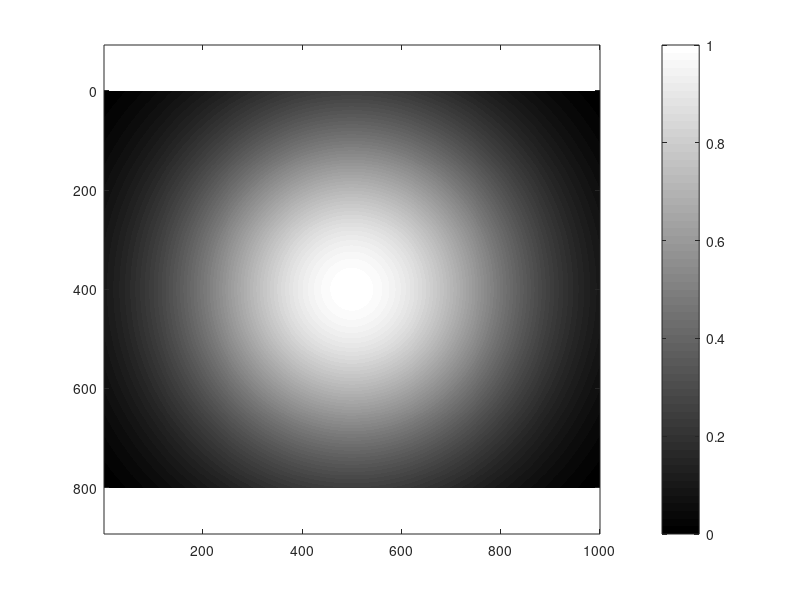

Recreate this plot in MATLAB.
% Color_density_velocity

clear
clc

size_i = 800; % pixels
size_j = 1000; % pixels

color_0 = 0.5;
sigma = 250; % 180

% Set center point:
c1_j = ceil(size_j/2);
c1_i = ceil(size_i/2);

array0 = zeros(size_i,size_j);
array0(c1_i, c1_j) = 1;

array1 = imgaussfilt(array0, sigma, 'Padding', 'replicate');

min_array1 = min(array1(:));
max_array1 = max(array1(:));

norm_array1 = (array1 - min_array1)/(max_array1 - min_array1);
% norm_array2 = 1 - norm_array1;
norm_array2 = norm_array1;

[grad_x, grad_y] = gradient(norm_array2);
% 
%%

j_front_t0 = 100:1:900;
i_front_t0 = 1*ones(size(j_front_t0));

j_front_t = j_front_t0;
i_front_t = i_front_t0;

% Plot
figure(7)
clf
% subplot(3,1,1:2)
imagesc(norm_array2)
hold on
colormap(gray)
colorbar
caxis([0 1])
axis equal
axis tight

delta_t = 1; % 1.0

front_mask_linind = ...
    sub2ind([size_i, size_j], i_front_t0, j_front_t0); 

speed_factor = 1;
speed_data = speed_factor*norm_array2(front_mask_linind);

V_x = speed_factor*grad_x(front_mask_linind);
V_y = speed_factor*grad_y(front_mask_linind);
V_factor = 150;
%V_factor
%%
for t = 1:1000 % 700
%     
%     i_front_t = 1*(i_front_t + speed_data*delta_t);
%     j_front_t = 1*(j_front_t + speed_data*delta_t);

%     i_front_t = 1*(i_front_t + (speed_data - V_factor*V_y)*delta_t);
%     j_front_t = 1*(j_front_t + (-V_factor*V_x)*delta_t);
    i_front_t = 1*(i_front_t + (speed_data + V_factor*V_y)*delta_t);
    j_front_t = 1*(j_front_t + (+V_factor*V_x)*delta_t);


    hold on
    h1 = plot(j_front_t, i_front_t, 'g-');
    hold off
    pause(0.01)
    drawnow
    delete(h1)
    
    front_mask_linind = ...
        sub2ind([size_i, size_j], ...
        round(i_front_t), round(j_front_t));
    
    speed_data = speed_factor*norm_array2(front_mask_linind);
    
    V_x = speed_factor*grad_x(front_mask_linind);
    V_y = speed_factor*grad_y(front_mask_linind);
end

%
%%
%{
% [FX,FY] = gradient(F)
[grad_norm_array2_X, grad_norm_array2_Y] = ...
    gradient(norm_array2);

figure(8)
subplot(1,2,1)
imagesc(grad_norm_array2_X(:,200:800))
colorbar
subplot(1,2,2)
imagesc(grad_norm_array2_Y(100:700,:))
colorbar
%}


